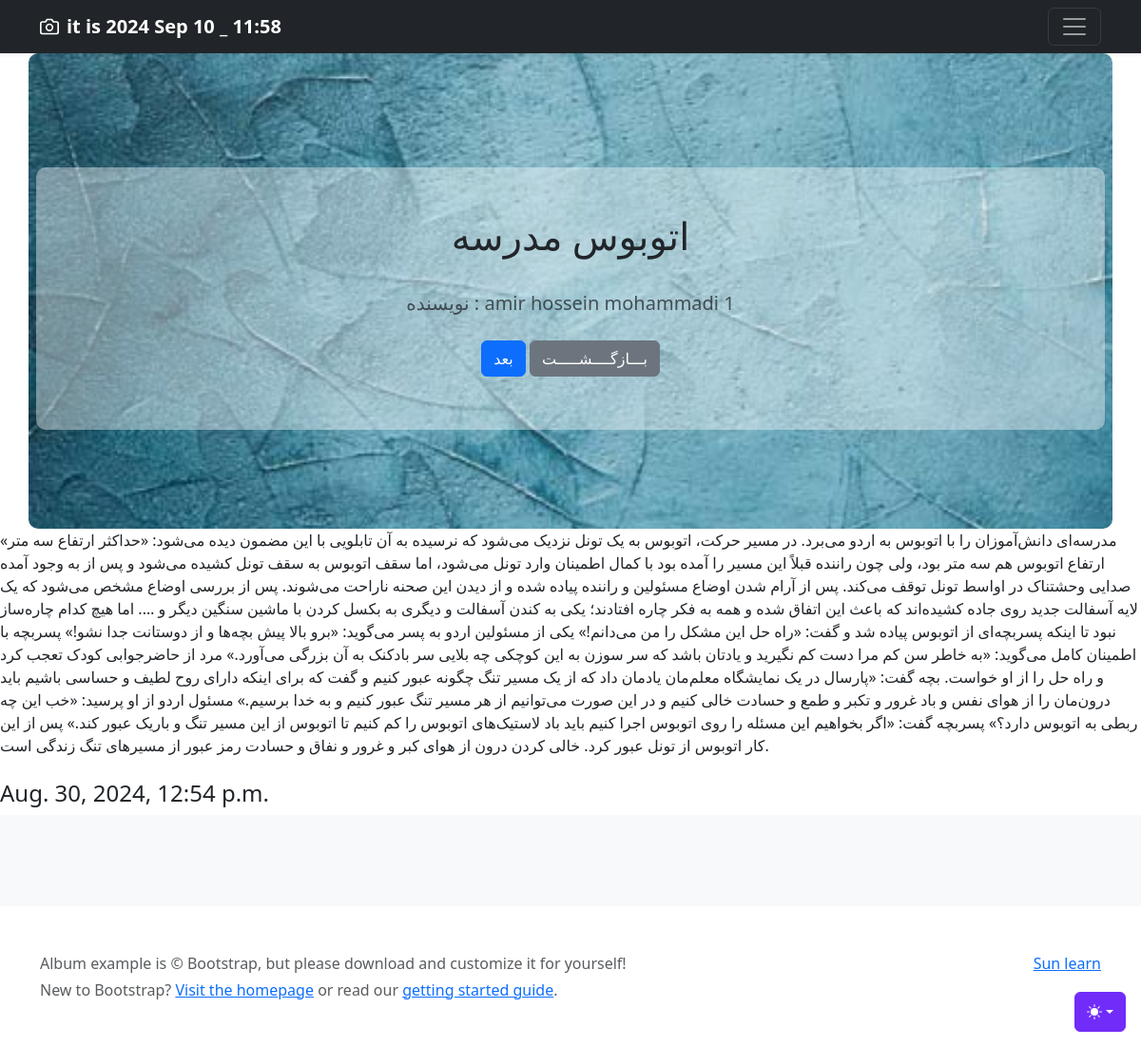
/detail/3, run on the app's committed database.
### Home/models.py (models this page shows, shortened)
class Article(models.Model):
    title = models.CharField(max_length=100) # , null=True, blank=True
    text = models.TextField(help_text="Enter your article text.")
    pub_date = models.DateTimeField(auto_now_add=True)
    updated_date = models.DateTimeField(auto_now=True)
    is_show = models.BooleanField(default=True)
    image = models.ImageField(upload_to="Home/image_article/")
    auther = models.ForeignKey("Person", on_delete=models.CASCADE)

class Person(models.Model):
    first_name = models.CharField(max_length=200)
    last_name = models.CharField(max_length=200)
    email = models.EmailField()
    age = models.IntegerField(default=0)
    website_url = models.URLField(max_length=200)
    score = models.FloatField()
    score_2 = models.DecimalField(max_digits=5, decimal_places=2, default=0)
    def __str__(self):
        return f"{self.first_name} {self.last_name} {self.id} "

### Home/views.py (the view)
# urls.py: path('detail/<int:article_id>', views.detail, name='detail'),
def detail(request, article_id):
    article = get_object_or_404(Article, id=article_id)
    return render(request, 'Home/detail.html', {'article':article})

### Home/templates/Home/detail.html (shortened to what this page needs)
{% extends 'base/base.html' %}
{% block body %}
<section class="py-5 text-center container" style="background-image: url('{{ article.image.url }}'); background-size: cover; background-position: center; padding: 20px; border-radius: 10px; height: 500px;">
    <br><br><br>
    <div class="row py-lg-5" style="background-color: rgba(255, 255, 255, 0.4); padding: 20px; border-radius: 10px;">
     <div class="col-lg-6 col-md-8 mx-auto">
       <h1 class="fw-normal">{{ article.title }}</h1><br>
       <p class="lead text-body-secondary">نویسنده : {{ article.auther }}</p>
       <a href="#" class="btn btn-primary my-2"> بعد</a>
       <a href="{% url 'home:art_list' %}" class="btn btn-secondary my-2">بـــازگــــشـــــت</a>
     </div>
    </div>
</section>
        <article>{{ article.text }}</article>
        <br>
        <h4>{{ article.updated_date }}</h4>
        <div>
{% endblock %}

### data on the page
Article: image (picture), title "اتوبوس مدرسه", auther "amir hossein mohammadi 1", text "مدرسه‌ای دانش‌آموزان را با اتوبوس به اردو می‌برد. در مسیر حرکت، اتوبوس به یک تونل نزدیک می‌شود که نرسیده به آن تابلویی با این مضمون دیده می‌شود: «حداکثر ارتفاع سه متر» ارتفاع اتوبوس هم سه متر بود، ولی چون راننده قبلاً این مسیر را آمده بود با کمال اطمینان وارد تونل می‌شود، اما سقف اتوبوس به سقف تونل کشیده می‌شود و پس از به وجود آمده صدایی وحشتناک در اواسط تونل توقف می‌کند. پس از آرام شدن اوضاع مسئولین و راننده پیاده شده و از دیدن این صحنه ناراحت می‌شوند. پس از بررسی اوضاع مشخص می‌شود که یک لایه آسفالت جدید روی جاده کشیده‌اند که باعث این اتفاق شده و همه به فکر چاره افتادند؛ یکی به کندن آسفالت و دیگری به بکسل کردن با ماشین سنگین دیگر و …. اما هیچ کدام چاره‌ساز نبود تا اینکه پسربچه‌ای از اتوبوس…", updated_date "Aug. 30, 2024, 12:54 p.m."

### other printed values
{{ message }} "Sun learn"
